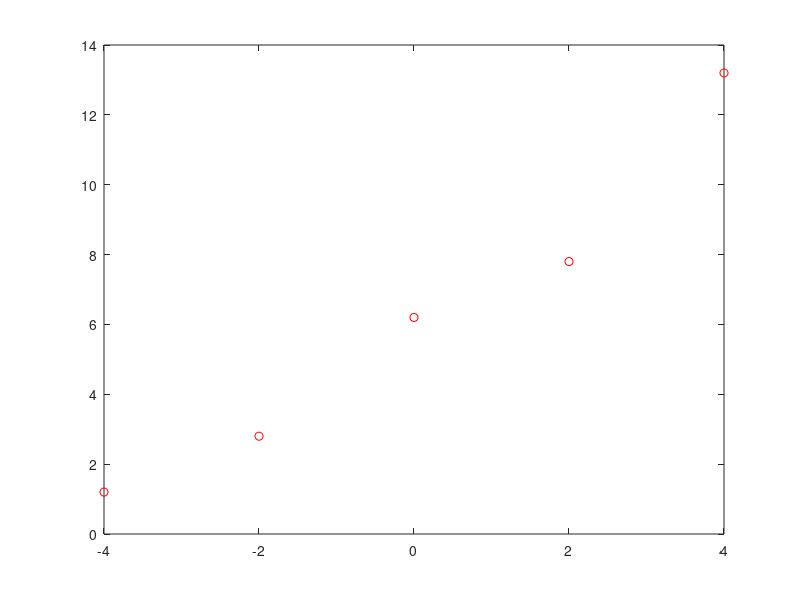

MATLAB code to generate this figure: (Note: this script raises an error after producing the figure.)
X=[-4,-2,0,2,4];
Y=[1.2,2.8,6.2,7.8,13.2];
plot(X,Y,'ro');
hold on
y=inline('1.45*x+6.24');
fplot(y,[-5,5]);
% hold on
% polyfit(X,Y,1)